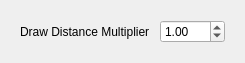
<?xml version="1.0" encoding="UTF-8"?>
<ui version="4.0">
 <class>PropertiesWidget</class>
 <widget class="QWidget" name="PropertiesWidget">
  <property name="geometry">
   <rect>
    <x>0</x>
    <y>0</y>
    <width>245</width>
    <height>41</height>
   </rect>
  </property>
  <property name="windowTitle">
   <string>Properties</string>
  </property>
  <layout class="QVBoxLayout" name="verticalLayout">
   <item>
    <widget class="QWidget" name="widget" native="true">
     <layout class="QFormLayout" name="formLayout">
      <property name="horizontalSpacing">
       <number>10</number>
      </property>
      <item row="0" column="0">
       <widget class="QLabel" name="label">
        <property name="text">
         <string>Draw Distance Multiplier</string>
        </property>
       </widget>
      </item>
      <item row="0" column="1">
       <widget class="QDoubleSpinBox" name="ddMultiplierBox">
        <property name="maximum">
         <double>999.000000000000000</double>
        </property>
        <property name="singleStep">
         <double>0.100000000000000</double>
        </property>
        <property name="value">
         <double>1.000000000000000</double>
        </property>
       </widget>
      </item>
     </layout>
    </widget>
   </item>
  </layout>
 </widget>
 <resources/>
 <connections/>
</ui>
